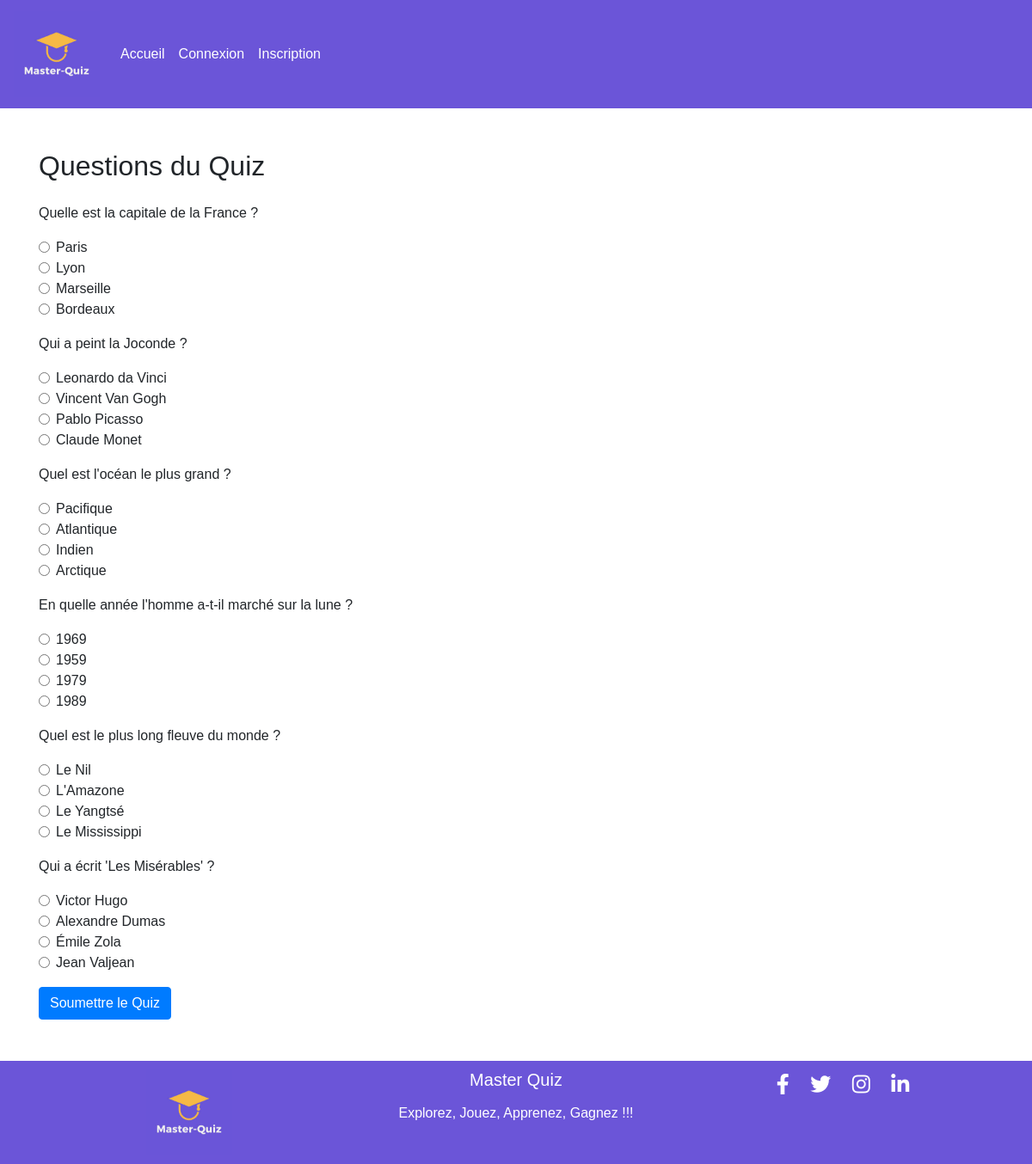
Page /lancer_quiz.php?id=1 on the committed database.
### tables this page shows
CREATE TABLE `questions` (
  `id_questions` int(11) NOT NULL,
  `question` varchar(255) NOT NULL,
  `id_quiz` int(11) NOT NULL
);

CREATE TABLE `reponses` (
  `id_reponses` int(11) NOT NULL,
  `reponse` varchar(255) NOT NULL,
  `reponse_correct` tinyint(1) NOT NULL,
  `id_questions` int(11) NOT NULL
);

### lancer_quiz.php (the view, shortened to what this page needs)
<?php
require_once 'modele/database.php';
$idQuiz = isset ($_GET['id']) ? $_GET['id'] : die ("ID du quiz non spécifié.");
try {
    $sqlQuestions = "SELECT id_questions, question FROM Questions WHERE id_quiz = ?";
    $stmtQuestions = $conn->prepare($sqlQuestions);
    $stmtQuestions->execute([$idQuiz]);
    $questions = $stmtQuestions->fetchAll();
} catch (PDOException $e) {
    die ("Erreur lors de la récupération des questions : " . $e->getMessage());
}
?>
<!DOCTYPE html>
<html lang="fr">
<head>
    <link rel="stylesheet" href="https://stackpath.bootstrapcdn.com/bootstrap/4.5.2/css/bootstrap.min.css">
    <link href="https://cdnjs.cloudflare.com/ajax/libs/font-awesome/5.15.1/css/all.min.css" rel="stylesheet">
    <link rel="stylesheet" href="style.css">
</head>
<body>
    <?php
    include 'Composants/navbar.php';
    ?>
    <main class="container mt-5" id="besoin">
        <h2 class="mb-4">Questions du Quiz</h2>
        <form action="submit_quiz.php" method="POST">
            <?php foreach ($questions as $index => $question): ?>
                <div class="mb-3">
                    <p class="fw-bold">
                        <?php echo htmlspecialchars($question['question']); ?>
                    </p>
                    <?php
                    $sqlReponses = "SELECT id_reponses, reponse, reponse_correct FROM Reponses WHERE id_questions = ?";
                    $stmtReponses = $conn->prepare($sqlReponses);
                    $stmtReponses->execute([$question['id_questions']]);
                    $reponses = $stmtReponses->fetchAll();
                    foreach ($reponses as $reponse): ?>
                        <div class="form-check">
                            <input class="form-check-input" type="radio"
                                name="reponse[<?php echo $question['id_questions']; ?>]"
                                id="reponse-<?php echo $reponse['id_reponses']; ?>"
                                value="<?php echo $reponse['id_reponses']; ?>">
                            <label class="form-check-label" for="reponse-<?php echo $reponse['id_reponses']; ?>">
                                <?php echo htmlspecialchars($reponse['reponse']); ?>
                            </label>
                        </div>
                    <?php endforeach; ?>
                </div>
            <?php endforeach; ?>
            <button type="submit" class="btn btn-primary">Soumettre le Quiz</button>
        </form>
    </main>
    <?php
    include 'Composants/footer.php';
    ?>
</body>
</html>

### Composants/navbar.php (shortened to what this page needs)
<nav class="navbar navbar-expand-lg navbar-light">
    <a class="navbar-brand" href="accueil.php"><img src="logo-master-quiz.jpg" alt="Logo" style="height: 100px;"></a>
    <section class="collapse navbar-collapse" id="navbarNav">
        <ul class="navbar-nav text-center">
            <li class="nav-item">
                <a class="nav-link text-white" href="accueil.php">Accueil</a>
            </li>
            <?php if (isset($_SESSION['loggedin']) && $_SESSION['loggedin']): ?>
                <li class="nav-item">
                    <a class="nav-link text-white" href="quiz.php">Quiz</a>
                </li>
                <li class="nav-item">
                    <a class="nav-link text-white" href="resultats.php">Résultats</a>
                </li>
                <li class="nav-item">
                    <a class="nav-link text-white" href="classements.php">Classements</a>
                </li>
                <li class="nav-item">
                    <a class="nav-link text-white" href="profil.php">Profil</a>
                </li>
                <li class="nav-item">
                    <a class="nav-link text-white" href="deconnexion.php">Déconnexion</a>
                </li>
            <?php else: ?>
                <li class="nav-item">
                    <a class="nav-link text-white" href="connexion.php">Connexion</a>
                </li>
                <li class="nav-item">
                    <a class="nav-link text-white" href="inscription.php">Inscription</a>
                </li>
            <?php endif; ?>
        </ul>
    </section>
</nav>

### Composants/footer.php
<footer class="footer text-center" id="quiz">
        <div class="container">
            <div class="row">
                <div class="col">
                    <img src="logo-master-quiz.jpg" alt="Logo" style="max-height: 100px;">
                </div>
                <div class="col">
                    <h5>Master Quiz</h5>
                    <p class="text">Explorez, Jouez, Apprenez, Gagnez !!!</p>
                </div>
                <div class="col social-icons">
                    <a href="https://facebook.com" target="_blank"><i class="fab fa-facebook-f"></i></a>
                    <a href="https://twitter.com" target="_blank"><i class="fab fa-twitter"></i></a>
                    <a href="https://instagram.com" target="_blank"><i class="fab fa-instagram"></i></a>
                    <a href="https://linkedin.com" target="_blank"><i class="fab fa-linkedin-in"></i></a>
                </div>
            </div>
        </div>
</footer>

### style.css (style rules this page uses)
body { margin: 0; font-family: Arial, sans-serif; min-height: 100vh; }
.navbar { background-color: #6b55d8; }
.footer { background-color: #6b55d8; color: #ffffff; padding: 10px; }
.social-icons a { color: white; margin: 0 10px; font-size: 24px; }
h5 { padding-bottom: 2%; }
main { padding-right: 10%; padding-left: 10%; }
footer { flex-shrink: 0; left: 0; bottom: 0; width: 100%; padding-bottom: 0; }
#besoin { margin-bottom: 4%; }

### rows in the picture
questions: question "Quelle est la capitale de la France ?"
reponses: reponse "Paris"
reponses: reponse "Lyon"
reponses: reponse "Marseille"
reponses: reponse "Bordeaux"
questions: question "Qui a peint la Joconde ?"
reponses: reponse "Leonardo da Vinci"
reponses: reponse "Vincent Van Gogh"
reponses: reponse "Pablo Picasso"
reponses: reponse "Claude Monet"
questions: question "Quel est l'océan le plus grand ?"
reponses: reponse "Pacifique"
reponses: reponse "Atlantique"
reponses: reponse "Indien"
reponses: reponse "Arctique"
questions: question "En quelle année l'homme a-t-il marché sur la lune ?"
reponses: reponse "1969"
reponses: reponse "1959"
reponses: reponse "1979"
reponses: reponse "1989"
questions: question "Quel est le plus long fleuve du monde ?"
reponses: reponse "Le Nil"
reponses: reponse "L'Amazone"
reponses: reponse "Le Yangtsé"
reponses: reponse "Le Mississippi"
questions: question "Qui a écrit 'Les Misérables' ?"
reponses: reponse "Victor Hugo"
reponses: reponse "Alexandre Dumas"
reponses: reponse "Émile Zola"
reponses: reponse "Jean Valjean"
